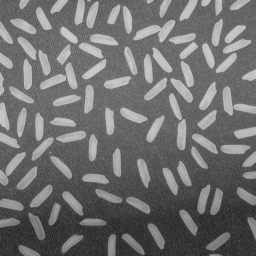
%> input picture ch10/rice.png, 256 x 256 px
$ octave complement_m.m   (GNU Octave 9; MATLAB toolbox functions it lacks are replaced by stand-ins)
%> lines starting %> are read from the running program, lines starting %| are printed output that depends on the picture; in (x1, y1, x2, y2) boxes, pixels count from 0 and x2, y2 are one past the last pixel; in counts of white or black regions, pixels touching at a corner belong together; the program's own positions count from 1
clear all;
close all;
clc;
%% 通过函数imcomplement()实现图像矩阵和数据矩阵的求补运算
J = imread('rice.png');
%> J is the input picture: size 256x256 uint8; min 40, max 204, mean 111.2
J1 = im2bw(J);
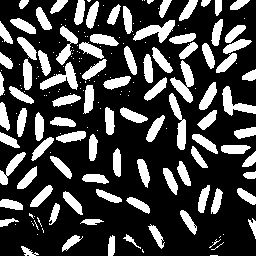
%> J1: size 256x256 logical; 26.8% white; 191 white regions (102 under 20 px), largest, box (x1, y1, x2, y2) and area: (170, 60, 194, 103) 455, (133, 20, 175, 43) 438, (40, 62, 78, 90) 432
J2 = imcomplement(J);
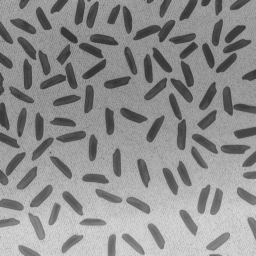
%> J2: size 256x256 uint8; min 51, max 215, mean 143.8
J3 = imcomplement(J1);
% 修改图形图像位置的默认设置
set(0, 'defaultFigurePosition', [100, 100, 1000, 500]);
% 修改图形背景颜色的设置
set(0, 'defaultFigureColor', [1 1 1]);
figure;
subplot(131), imshow(J1);
subplot(132), imshow(J2);
subplot(133), imshow(J3);

$ run again, with ch10/pepper.png copied over ch10/rice.png
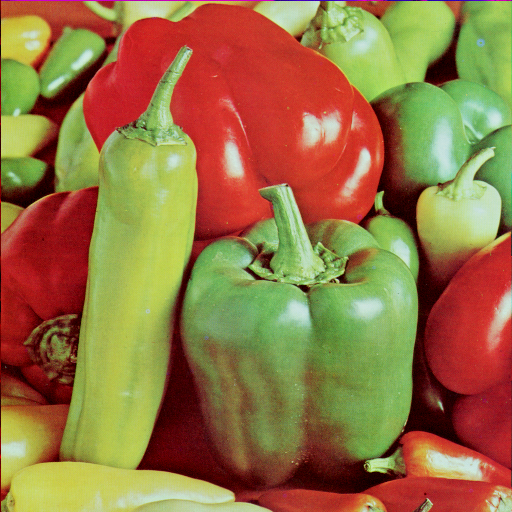
%> input picture ch10/pepper.png, 512 x 512 px
%> J is the input picture: size 512x512x3 uint8; mean R, G, B 149.8, 115.6, 66.5
%> `J1 = im2bw(J);`:
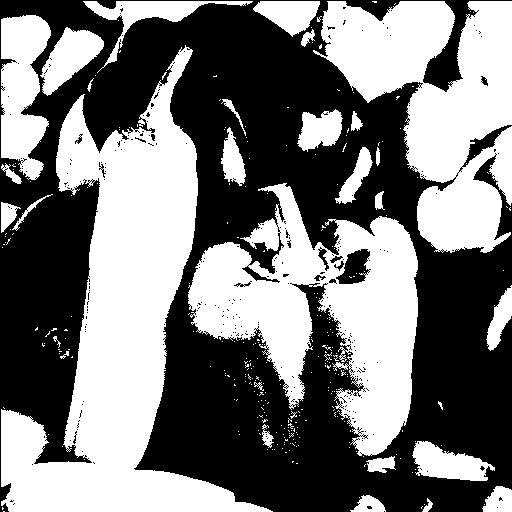
%> J1: size 512x512 logical; 47.5% white; 303 white regions (271 under 20 px), largest, box (x1, y1, x2, y2) and area: (1, 45, 273, 512) 46213, (188, 183, 418, 456) 29583, (313, 1, 512, 253) 27756
%> `J2 = imcomplement(J);`:
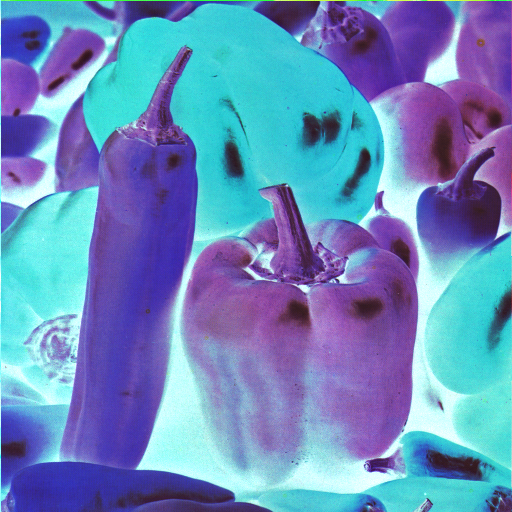
%> J2: size 512x512x3 uint8; mean R, G, B 105.2, 139.4, 188.5

$ run again, with ch10/airfield.bmp saved as ch10/rice.png
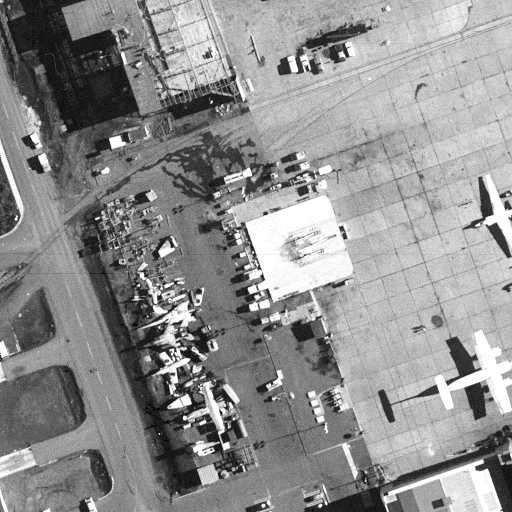
%> input picture ch10/airfield.bmp, 512 x 512 px
%> J is the input picture: size 512x512 uint8; min 0, max 255, mean 143.5
%> `J1 = im2bw(J);`:
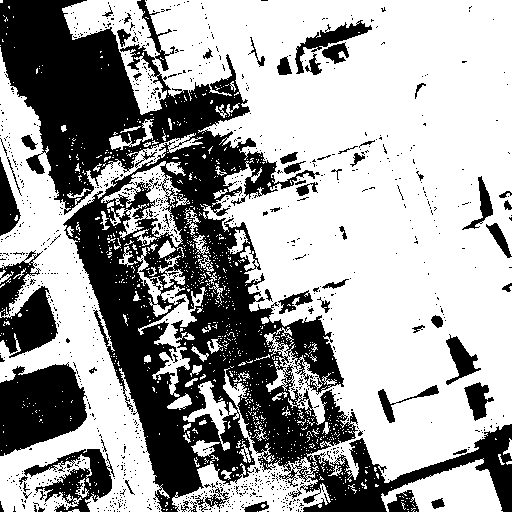
%> J1: size 512x512 logical; 63.3% white; 1050 black regions (987 under 20 px), largest, box (x1, y1, x2, y2) and area: (0, 0, 512, 512) 73754, (0, 362, 87, 456) 5841, (0, 250, 58, 358) 3296
%> `J2 = imcomplement(J);`:
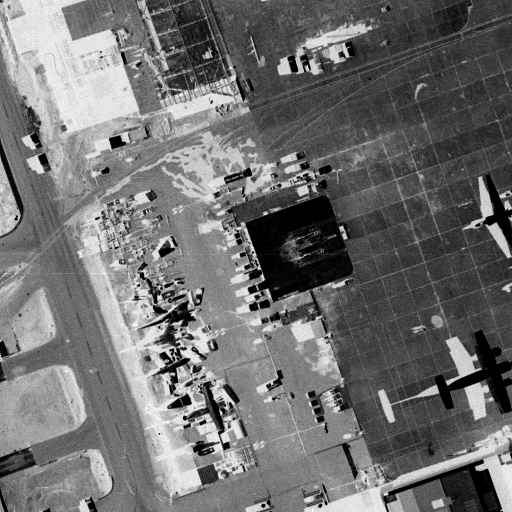
%> J2: size 512x512 uint8; min 0, max 255, mean 111.5
